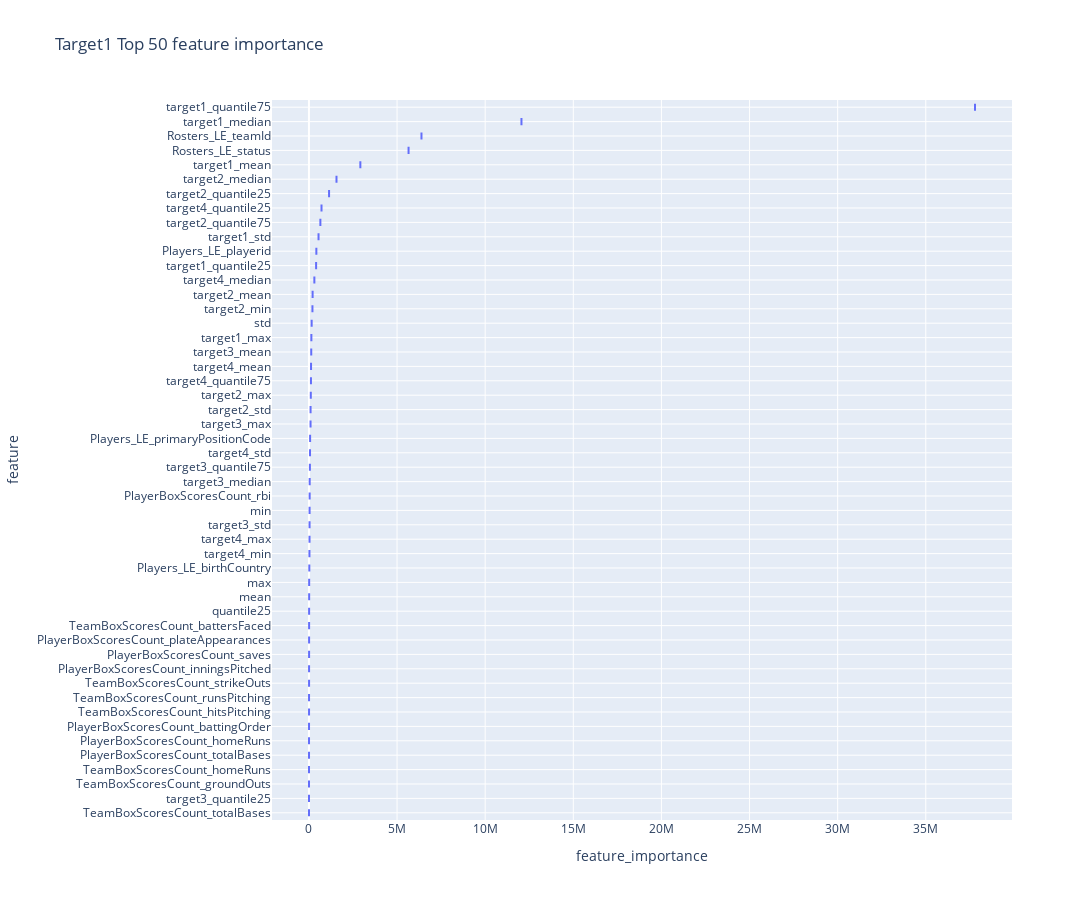
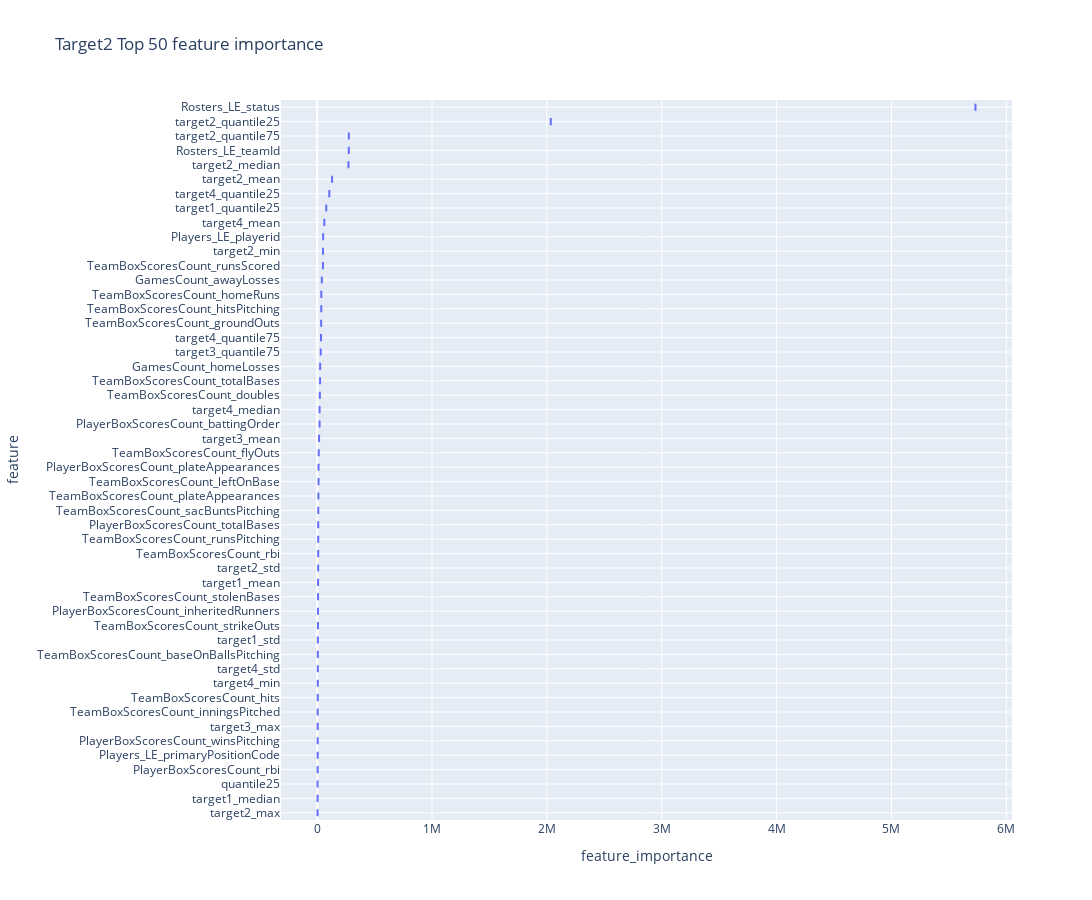
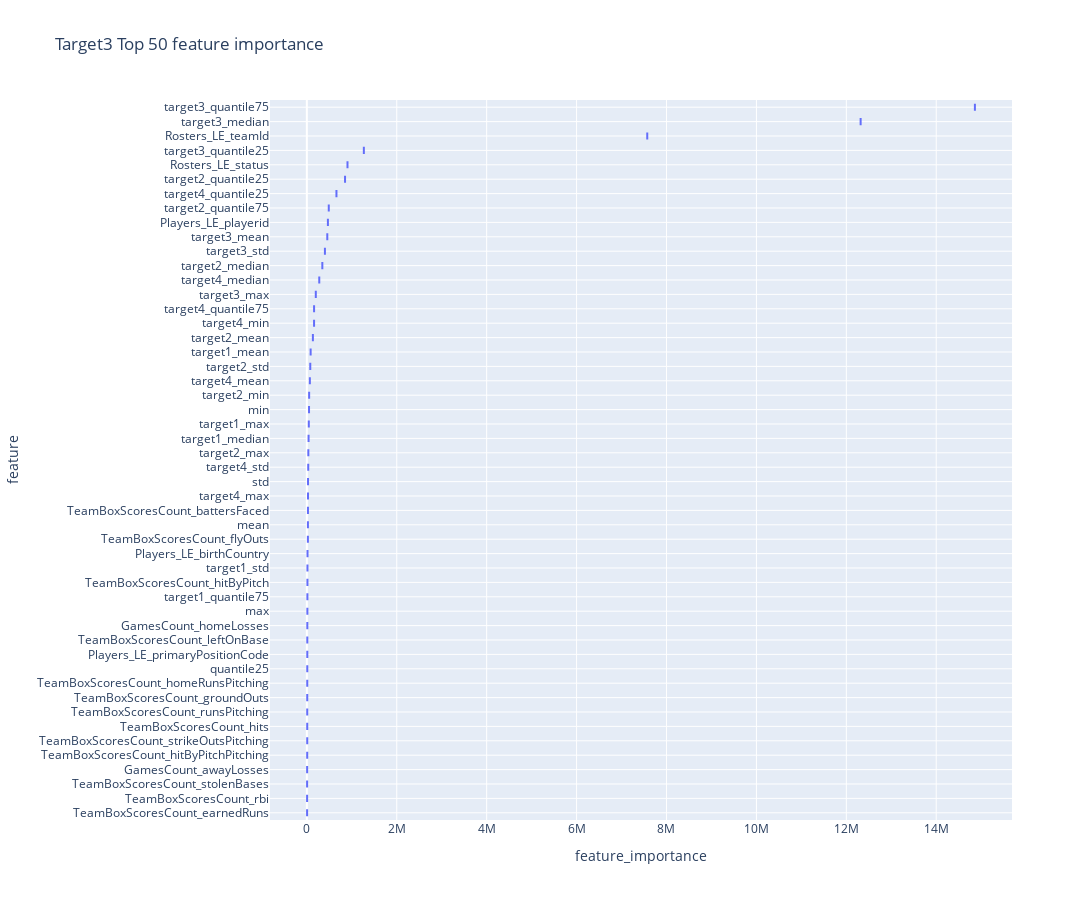
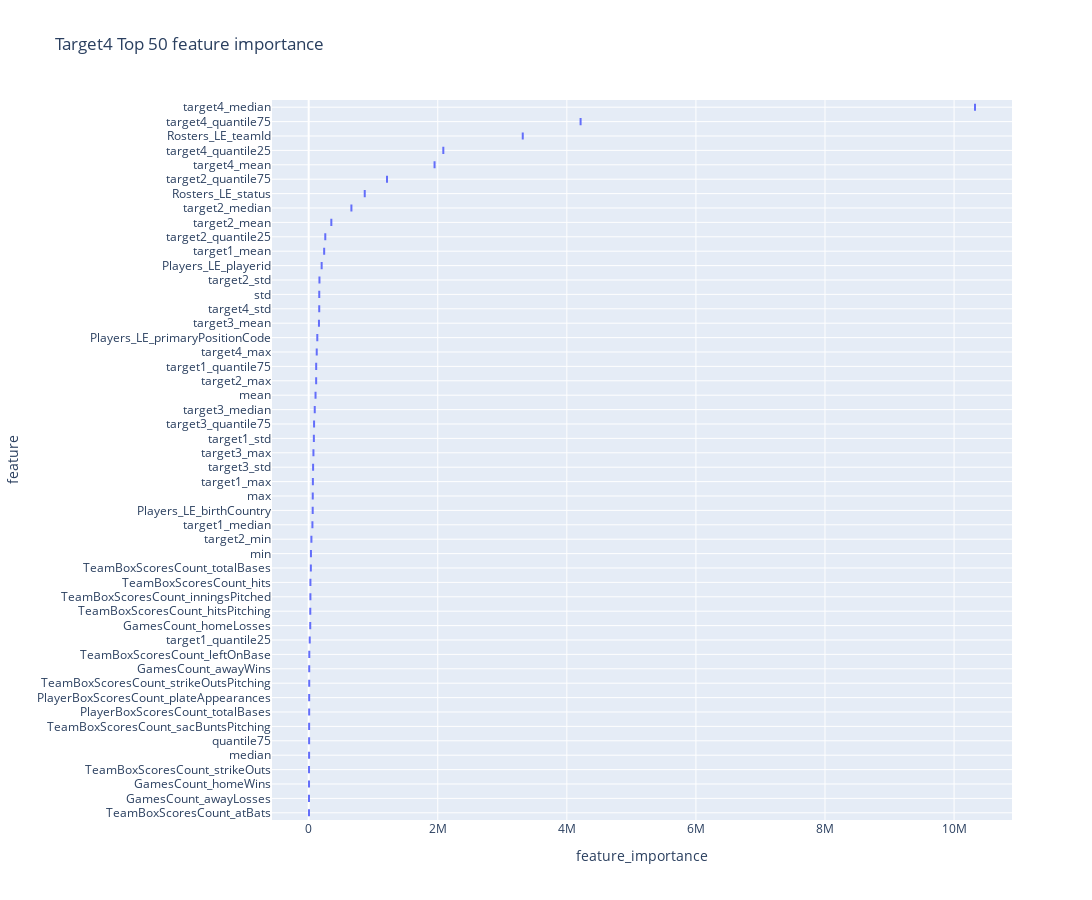

The notebook cell saved with these charts, in order:
### Code cell
visualize_feature_importance(models, train_feat_df)

### Figure 1 — Plotly figure (JSON) as saved in the notebook; plotly's stock layout.template omitted (floating-point values rounded to 4 significant figures)
{"data": [{"alignmentgroup": "True", "hovertemplate": "feature_importance=%{x}<br>feature=%{y}<extra></extra>", "legendgroup": "", "marker": {"color": "#636efa"}, "name": "", "notched": false, "offsetgroup": "", "orientation": "h", "showlegend": false, "type": "box", "x": [2917000.0, 544100.0, 138000.0, 12060000.0, 406800.0, 37790000.0, 209000.0, 92880.0, 105700.0, 198900.0, 1563000.0, 1142000.0, 648400.0, 130500.0, 34990.0, 91610.0, 42080.0, 3738.0, 54780.0, 119100.0, 61530.0, 32910.0, 28290.0, 307800.0, 713500.0, 114700.0, 6385000.0, 5653000.0, 21840.0, 66490.0, 420700.0, 5478.0, 4614.0, 9381.0, 4575.0, 40340.0, 7846.0, 9355.0, 4257.0, 4352.0, 7824.0, 3533.0, 6440.0, 6239.0, 9935.0, 12800.0, 154600.0, 13130.0, 36160.0, 10420.0], "x0": " ", "xaxis": "x", "y": ["target1_mean", "target1_std", "target1_max", "target1_median", "target1_quantile25", "target1_quantile75", "target2_mean", "target2_std", "target2_max", "target2_min", "target2_median", "target2_quantile25", "target2_quantile75", "target3_mean", "target3_std", "target3_max", "target3_median", "target3_quantile25", "target3_quantile75", "target4_mean", "target4_std", "target4_max", "target4_min", "target4_median", "target4_quantile25", "target4_quantile75", "Rosters_LE_teamId", "Rosters_LE_status", "Players_LE_birthCountry", "Players_LE_primaryPositionCode", "Players_LE_playerid", "PlayerBoxScoresCount_battingOrder", "PlayerBoxScoresCount_homeRuns", "PlayerBoxScoresCount_plateAppearances", "PlayerBoxScoresCount_totalBases", "PlayerBoxScoresCount_rbi", "PlayerBoxScoresCount_inningsPitched", "PlayerBoxScoresCount_saves", "TeamBoxScoresCount_groundOuts", "TeamBoxScoresCount_homeRuns", "TeamBoxScoresCount_strikeOuts", "TeamBoxScoresCount_totalBases", "TeamBoxScoresCount_runsPitching", "TeamBoxScoresCount_hitsPitching", "TeamBoxScoresCount_battersFaced", "mean", "std", "max", "min", "quantile25"], "y0": " ", "yaxis": "y"}], "layout": {"boxmode": "group", "height": 900, "legend": {"tracegroupgap": 0}, "title": {"text": "Target1 Top 50 feature importance"}, "width": 1250, "xaxis": {"anchor": "y", "domain": [0, 1], "title": {"text": "feature_importance"}}, "yaxis": {"anchor": "x", "categoryarray": ["TeamBoxScoresCount_totalBases", "target3_quantile25", "TeamBoxScoresCount_groundOuts", "TeamBoxScoresCount_homeRuns", "PlayerBoxScoresCount_totalBases", "PlayerBoxScoresCount_homeRuns", "PlayerBoxScoresCount_battingOrder", "TeamBoxScoresCount_hitsPitching", "TeamBoxScoresCount_runsPitching", "TeamBoxScoresCount_strikeOuts", "PlayerBoxScoresCount_inningsPitched", "PlayerBoxScoresCount_saves", "PlayerBoxScoresCount_plateAppearances", "TeamBoxScoresCount_battersFaced", "quantile25", "mean", "max", "Players_LE_birthCountry", "target4_min", "target4_max", "target3_std", "min", "PlayerBoxScoresCount_rbi", "target3_median", "target3_quantile75", "target4_std", "Players_LE_primaryPositionCode", "target3_max", "target2_std", "target2_max", "target4_quantile75", "target4_mean", "target3_mean", "target1_max", "std", "target2_min", "target2_mean", "target4_median", "target1_quantile25", "Players_LE_playerid", "target1_std", "target2_quantile75", "target4_quantile25", "target2_quantile25", "target2_median", "target1_mean", "Rosters_LE_status", "Rosters_LE_teamId", "target1_median", "target1_quantile75"], "categoryorder": "array", "domain": [0, 1], "showgrid": true, "title": {"text": "feature"}}}}

### Figure 2 — Plotly figure (JSON) as saved in the notebook; plotly's stock layout.template omitted (floating-point values rounded to 4 significant figures)
{"data": [{"alignmentgroup": "True", "hovertemplate": "feature_importance=%{x}<br>feature=%{y}<extra></extra>", "legendgroup": "", "marker": {"color": "#636efa"}, "name": "", "notched": false, "offsetgroup": "", "orientation": "h", "showlegend": false, "type": "box", "x": [7663.0, 5809.0, 3359.0, 78870.0, 129900.0, 8627.0, 3180.0, 50800.0, 272400.0, 2034000.0, 275300.0, 16280.0, 4242.0, 31080.0, 62220.0, 5230.0, 5072.0, 20970.0, 105300.0, 33200.0, 275000.0, 5731000.0, 4110.0, 51790.0, 20900.0, 11700.0, 9134.0, 3768.0, 4156.0, 6853.0, 13150.0, 34610.0, 50150.0, 23270.0, 35710.0, 6575.0, 4929.0, 7377.0, 10510.0, 25280.0, 8831.0, 11650.0, 9007.0, 5442.0, 35470.0, 4331.0, 9185.0, 25770.0, 40380.0, 3543.0], "x0": " ", "xaxis": "x", "y": ["target1_mean", "target1_std", "target1_median", "target1_quantile25", "target2_mean", "target2_std", "target2_max", "target2_min", "target2_median", "target2_quantile25", "target2_quantile75", "target3_mean", "target3_max", "target3_quantile75", "target4_mean", "target4_std", "target4_min", "target4_median", "target4_quantile25", "target4_quantile75", "Rosters_LE_teamId", "Rosters_LE_status", "Players_LE_primaryPositionCode", "Players_LE_playerid", "PlayerBoxScoresCount_battingOrder", "PlayerBoxScoresCount_plateAppearances", "PlayerBoxScoresCount_totalBases", "PlayerBoxScoresCount_rbi", "PlayerBoxScoresCount_winsPitching", "PlayerBoxScoresCount_inheritedRunners", "TeamBoxScoresCount_flyOuts", "TeamBoxScoresCount_groundOuts", "TeamBoxScoresCount_runsScored", "TeamBoxScoresCount_doubles", "TeamBoxScoresCount_homeRuns", "TeamBoxScoresCount_strikeOuts", "TeamBoxScoresCount_hits", "TeamBoxScoresCount_stolenBases", "TeamBoxScoresCount_plateAppearances", "TeamBoxScoresCount_totalBases", "TeamBoxScoresCount_rbi", "TeamBoxScoresCount_leftOnBase", "TeamBoxScoresCount_runsPitching", "TeamBoxScoresCount_baseOnBallsPitching", "TeamBoxScoresCount_hitsPitching", "TeamBoxScoresCount_inningsPitched", "TeamBoxScoresCount_sacBuntsPitching", "GamesCount_homeLosses", "GamesCount_awayLosses", "quantile25"], "y0": " ", "yaxis": "y"}], "layout": {"boxmode": "group", "height": 900, "legend": {"tracegroupgap": 0}, "title": {"text": "Target2 Top 50 feature importance"}, "width": 1250, "xaxis": {"anchor": "y", "domain": [0, 1], "title": {"text": "feature_importance"}}, "yaxis": {"anchor": "x", "categoryarray": ["target2_max", "target1_median", "quantile25", "PlayerBoxScoresCount_rbi", "Players_LE_primaryPositionCode", "PlayerBoxScoresCount_winsPitching", "target3_max", "TeamBoxScoresCount_inningsPitched", "TeamBoxScoresCount_hits", "target4_min", "target4_std", "TeamBoxScoresCount_baseOnBallsPitching", "target1_std", "TeamBoxScoresCount_strikeOuts", "PlayerBoxScoresCount_inheritedRunners", "TeamBoxScoresCount_stolenBases", "target1_mean", "target2_std", "TeamBoxScoresCount_rbi", "TeamBoxScoresCount_runsPitching", "PlayerBoxScoresCount_totalBases", "TeamBoxScoresCount_sacBuntsPitching", "TeamBoxScoresCount_plateAppearances", "TeamBoxScoresCount_leftOnBase", "PlayerBoxScoresCount_plateAppearances", "TeamBoxScoresCount_flyOuts", "target3_mean", "PlayerBoxScoresCount_battingOrder", "target4_median", "TeamBoxScoresCount_doubles", "TeamBoxScoresCount_totalBases", "GamesCount_homeLosses", "target3_quantile75", "target4_quantile75", "TeamBoxScoresCount_groundOuts", "TeamBoxScoresCount_hitsPitching", "TeamBoxScoresCount_homeRuns", "GamesCount_awayLosses", "TeamBoxScoresCount_runsScored", "target2_min", "Players_LE_playerid", "target4_mean", "target1_quantile25", "target4_quantile25", "target2_mean", "target2_median", "Rosters_LE_teamId", "target2_quantile75", "target2_quantile25", "Rosters_LE_status"], "categoryorder": "array", "domain": [0, 1], "showgrid": true, "title": {"text": "feature"}}}}

### Figure 3 — Plotly figure (JSON) as saved in the notebook; plotly's stock layout.template omitted (floating-point values rounded to 4 significant figures)
{"data": [{"alignmentgroup": "True", "hovertemplate": "feature_importance=%{x}<br>feature=%{y}<extra></extra>", "legendgroup": "", "marker": {"color": "#636efa"}, "name": "", "notched": false, "offsetgroup": "", "orientation": "h", "showlegend": false, "type": "box", "x": [84660.0, 13800.0, 43860.0, 38710.0, 12480.0, 134900.0, 76450.0, 33380.0, 51320.0, 344700.0, 850000.0, 488100.0, 455000.0, 402300.0, 199500.0, 12320000.0, 1268000.0, 14860000.0, 67130.0, 31090.0, 26020.0, 160900.0, 276600.0, 658800.0, 161300.0, 7572000.0, 904300.0, 15220.0, 10380.0, 468700.0, 23680.0, 9096.0, 8902.0, 13320.0, 6316.0, 6303.0, 10550.0, 8908.0, 9420.0, 8895.0, 8509.0, 6001.0, 25070.0, 10850.0, 6940.0, 24340.0, 26440.0, 11950.0, 48840.0, 9938.0], "x0": " ", "xaxis": "x", "y": ["target1_mean", "target1_std", "target1_max", "target1_median", "target1_quantile75", "target2_mean", "target2_std", "target2_max", "target2_min", "target2_median", "target2_quantile25", "target2_quantile75", "target3_mean", "target3_std", "target3_max", "target3_median", "target3_quantile25", "target3_quantile75", "target4_mean", "target4_std", "target4_max", "target4_min", "target4_median", "target4_quantile25", "target4_quantile75", "Rosters_LE_teamId", "Rosters_LE_status", "Players_LE_birthCountry", "Players_LE_primaryPositionCode", "Players_LE_playerid", "TeamBoxScoresCount_flyOuts", "TeamBoxScoresCount_groundOuts", "TeamBoxScoresCount_hits", "TeamBoxScoresCount_hitByPitch", "TeamBoxScoresCount_stolenBases", "TeamBoxScoresCount_rbi", "TeamBoxScoresCount_leftOnBase", "TeamBoxScoresCount_runsPitching", "TeamBoxScoresCount_homeRunsPitching", "TeamBoxScoresCount_strikeOutsPitching", "TeamBoxScoresCount_hitByPitchPitching", "TeamBoxScoresCount_earnedRuns", "TeamBoxScoresCount_battersFaced", "GamesCount_homeLosses", "GamesCount_awayLosses", "mean", "std", "max", "min", "quantile25"], "y0": " ", "yaxis": "y"}], "layout": {"boxmode": "group", "height": 900, "legend": {"tracegroupgap": 0}, "title": {"text": "Target3 Top 50 feature importance"}, "width": 1250, "xaxis": {"anchor": "y", "domain": [0, 1], "title": {"text": "feature_importance"}}, "yaxis": {"anchor": "x", "categoryarray": ["TeamBoxScoresCount_earnedRuns", "TeamBoxScoresCount_rbi", "TeamBoxScoresCount_stolenBases", "GamesCount_awayLosses", "TeamBoxScoresCount_hitByPitchPitching", "TeamBoxScoresCount_strikeOutsPitching", "TeamBoxScoresCount_hits", "TeamBoxScoresCount_runsPitching", "TeamBoxScoresCount_groundOuts", "TeamBoxScoresCount_homeRunsPitching", "quantile25", "Players_LE_primaryPositionCode", "TeamBoxScoresCount_leftOnBase", "GamesCount_homeLosses", "max", "target1_quantile75", "TeamBoxScoresCount_hitByPitch", "target1_std", "Players_LE_birthCountry", "TeamBoxScoresCount_flyOuts", "mean", "TeamBoxScoresCount_battersFaced", "target4_max", "std", "target4_std", "target2_max", "target1_median", "target1_max", "min", "target2_min", "target4_mean", "target2_std", "target1_mean", "target2_mean", "target4_min", "target4_quantile75", "target3_max", "target4_median", "target2_median", "target3_std", "target3_mean", "Players_LE_playerid", "target2_quantile75", "target4_quantile25", "target2_quantile25", "Rosters_LE_status", "target3_quantile25", "Rosters_LE_teamId", "target3_median", "target3_quantile75"], "categoryorder": "array", "domain": [0, 1], "showgrid": true, "title": {"text": "feature"}}}}

### Figure 4 — Plotly figure (JSON) as saved in the notebook; plotly's stock layout.template omitted (floating-point values rounded to 4 significant figures)
{"data": [{"alignmentgroup": "True", "hovertemplate": "feature_importance=%{x}<br>feature=%{y}<extra></extra>", "legendgroup": "", "marker": {"color": "#636efa"}, "name": "", "notched": false, "offsetgroup": "", "orientation": "h", "showlegend": false, "type": "box", "x": [240000.0, 80430.0, 65060.0, 57980.0, 16100.0, 116100.0, 351000.0, 166800.0, 115800.0, 42070.0, 661900.0, 257200.0, 1214000.0, 159300.0, 68540.0, 73550.0, 94100.0, 83540.0, 1950000.0, 163400.0, 124700.0, 10320000.0, 2086000.0, 4213000.0, 3317000.0, 868700.0, 62320.0, 133600.0, 201100.0, 7677.0, 7545.0, 5382.0, 26960.0, 4941.0, 33580.0, 9385.0, 8393.0, 24800.0, 26620.0, 6963.0, 5252.0, 24220.0, 8454.0, 4998.0, 106200.0, 163800.0, 63060.0, 35130.0, 6274.0, 6777.0], "x0": " ", "xaxis": "x", "y": ["target1_mean", "target1_std", "target1_max", "target1_median", "target1_quantile25", "target1_quantile75", "target2_mean", "target2_std", "target2_max", "target2_min", "target2_median", "target2_quantile25", "target2_quantile75", "target3_mean", "target3_std", "target3_max", "target3_median", "target3_quantile75", "target4_mean", "target4_std", "target4_max", "target4_median", "target4_quantile25", "target4_quantile75", "Rosters_LE_teamId", "Rosters_LE_status", "Players_LE_birthCountry", "Players_LE_primaryPositionCode", "Players_LE_playerid", "PlayerBoxScoresCount_plateAppearances", "PlayerBoxScoresCount_totalBases", "TeamBoxScoresCount_strikeOuts", "TeamBoxScoresCount_hits", "TeamBoxScoresCount_atBats", "TeamBoxScoresCount_totalBases", "TeamBoxScoresCount_leftOnBase", "TeamBoxScoresCount_strikeOutsPitching", "TeamBoxScoresCount_hitsPitching", "TeamBoxScoresCount_inningsPitched", "TeamBoxScoresCount_sacBuntsPitching", "GamesCount_homeWins", "GamesCount_homeLosses", "GamesCount_awayWins", "GamesCount_awayLosses", "mean", "std", "max", "min", "median", "quantile75"], "y0": " ", "yaxis": "y"}], "layout": {"boxmode": "group", "height": 900, "legend": {"tracegroupgap": 0}, "title": {"text": "Target4 Top 50 feature importance"}, "width": 1250, "xaxis": {"anchor": "y", "domain": [0, 1], "title": {"text": "feature_importance"}}, "yaxis": {"anchor": "x", "categoryarray": ["TeamBoxScoresCount_atBats", "GamesCount_awayLosses", "GamesCount_homeWins", "TeamBoxScoresCount_strikeOuts", "median", "quantile75", "TeamBoxScoresCount_sacBuntsPitching", "PlayerBoxScoresCount_totalBases", "PlayerBoxScoresCount_plateAppearances", "TeamBoxScoresCount_strikeOutsPitching", "GamesCount_awayWins", "TeamBoxScoresCount_leftOnBase", "target1_quantile25", "GamesCount_homeLosses", "TeamBoxScoresCount_hitsPitching", "TeamBoxScoresCount_inningsPitched", "TeamBoxScoresCount_hits", "TeamBoxScoresCount_totalBases", "min", "target2_min", "target1_median", "Players_LE_birthCountry", "max", "target1_max", "target3_std", "target3_max", "target1_std", "target3_quantile75", "target3_median", "mean", "target2_max", "target1_quantile75", "target4_max", "Players_LE_primaryPositionCode", "target3_mean", "target4_std", "std", "target2_std", "Players_LE_playerid", "target1_mean", "target2_quantile25", "target2_mean", "target2_median", "Rosters_LE_status", "target2_quantile75", "target4_mean", "target4_quantile25", "Rosters_LE_teamId", "target4_quantile75", "target4_median"], "categoryorder": "array", "domain": [0, 1], "showgrid": true, "title": {"text": "feature"}}}}
